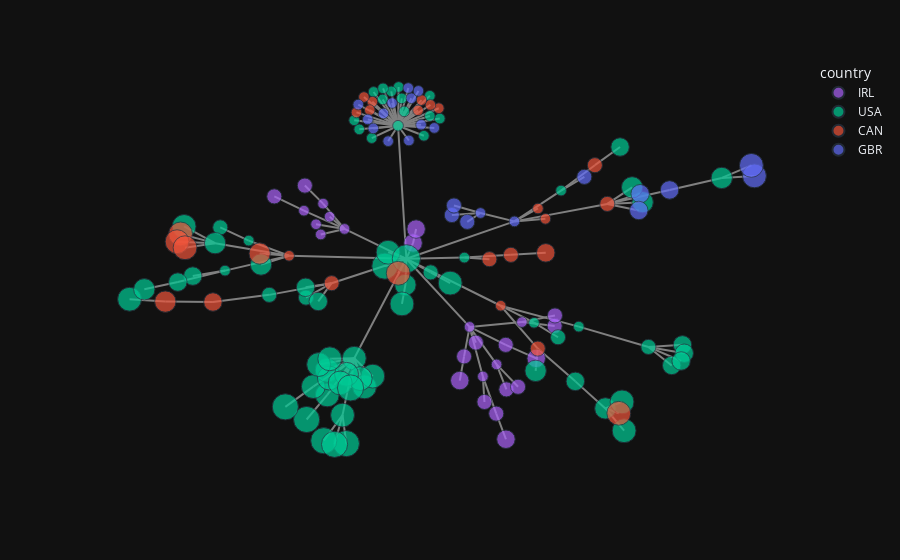

Here is the notebook cell this chart was saved with:
### Markdown cell above
Use this to make a few plots of the graph and verify that:

* The reporting structure makes sense
* The job titles are distributed as you'd expect
* The locations make sense

**Note: plotting `with_edges=True` is quite expensive, try toggling it off if you find it bothersome**

### Code cell
from functools import partial
layout = nx.spring_layout # partial(nx.spring_layout,k=0.1, iterations=20) # or customize how the layout is generated
px_plot_nx(G, color="country", layout=layout, with_edges=True, hover_name="name", size="rank", template="plotly_dark")#,text="label")
